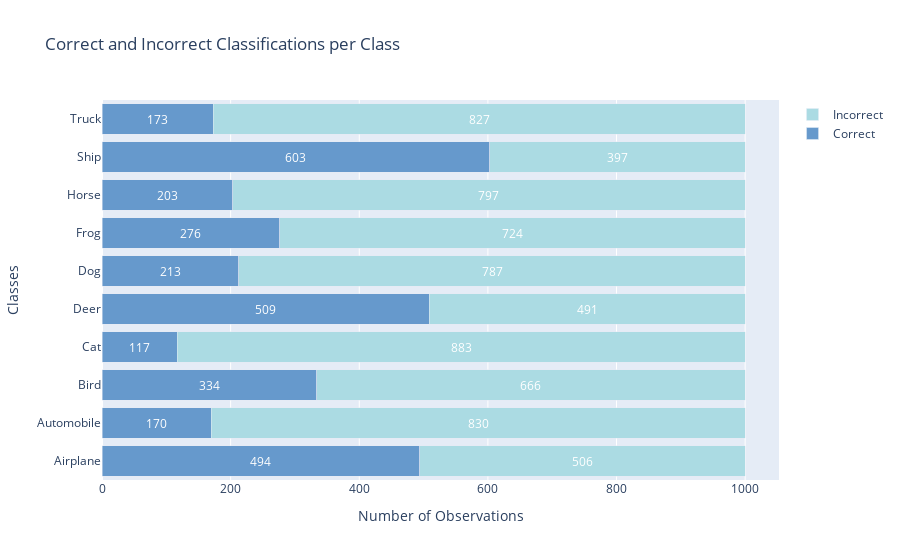

The notebook cell this image was saved under:
### Markdown cell above
<div style="border-left: 5px solid #5DADE2; padding: 15px; background-color: #EAF2F8; font-family: Arial, sans-serif;">
  <h3 style="color: #2C3E50; border-bottom: 2px solid #5DADE2; display: inline-block; padding-bottom: 10px;">KNN Model Performance on CIFAR-10:</h3>
  <ul style="list-style-type: none; padding-left: 0; color: #34495E;">
    <li style="margin-bottom: 10px;">• The model achieved a train accuracy of 1.0, indicating perfect performance on the training set.</li>
    <li style="margin-bottom: 10px;">• The test accuracy is 0.3331, suggesting that the model correctly classified approximately 33.31% of the test dataset.</li>
    <li style="margin-bottom: 10px;">• The precision of the model is 0.396811, reflecting the proportion of true positive predictions among all positive predictions.</li>
    <li style="margin-bottom: 10px;">• The recall of the model is 0.3331, indicating the proportion of actual positives that were correctly identified.</li>
    <li style="margin-bottom: 10px;">• The F1 Score, a balance between precision and recall, stands at 0.322418.</li>
    <li style="margin-bottom: 10px;">• The model was particularly effective in classifying 'Ships' and 'Airplanes', but struggled with 'Cats' and 'Trucks'.</li>
    <li style="margin-bottom: 10px;">• The execution time for the model was 24 seconds, reflecting the efficiency of the KNN algorithm in processing the dataset.</li>
  </ul>
</div>

### Code cell
from sklearn.metrics import confusion_matrix
import numpy as np
import plotly.graph_objects as go

# Make predictions using the best KNN model obtained from RandomizedSearchCV
y_pred_knn = best_knn_random.predict(x_test_sub)

# Compute the confusion matrix
conf_matrix = confusion_matrix(y_test_sub, y_pred_knn)

# Calculate correct and incorrect classifications for each class
correct = np.diag(conf_matrix)
incorrect = np.sum(conf_matrix, axis=1) - correct

# Define CIFAR-10 classes
classes = ["Airplane", "Automobile", "Bird", "Cat", "Deer", "Dog", "Frog", "Horse", "Ship", "Truck"]

# Define colors for the bars
light_blue = '#6699cc' 
dark_blue = '#abdbe3'

# Create a horizontal stacked bar chart using Plotly
fig = go.Figure(data=[
    go.Bar(name='Correct', y=classes, x=correct, marker_color=light_blue, orientation='h'),
    go.Bar(name='Incorrect', y=classes, x=incorrect, marker_color=dark_blue, orientation='h')
])

# Change the bar mode
fig.update_layout(barmode='stack', title='KNN Correct and Incorrect Classifications per Class',
                  yaxis_title='Classes', xaxis_title='Number of Observations')

# Add labels to the bars
for i in range(len(classes)):
    fig.add_annotation(x=correct[i]/2, y=classes[i],
                       text=str(correct[i]),
                       showarrow=False,
                       font=dict(color='white'))
    fig.add_annotation(x=correct[i] + incorrect[i]/2, y=classes[i],
                       text=str(incorrect[i]),
                       showarrow=False,
                       font=dict(color='white'))

# Show the figure
fig.show()

### Figure 1 — Plotly figure (JSON) as saved in the notebook; plotly's stock layout.template omitted (floating-point values rounded to 4 significant figures)
{"data": [{"marker": {"color": "#6699cc"}, "name": "Correct", "orientation": "h", "type": "bar", "x": [494, 170, 334, 117, 509, 213, 276, 203, 603, 173], "y": ["Airplane", "Automobile", "Bird", "Cat", "Deer", "Dog", "Frog", "Horse", "Ship", "Truck"]}, {"marker": {"color": "#abdbe3"}, "name": "Incorrect", "orientation": "h", "type": "bar", "x": [506, 830, 666, 883, 491, 787, 724, 797, 397, 827], "y": ["Airplane", "Automobile", "Bird", "Cat", "Deer", "Dog", "Frog", "Horse", "Ship", "Truck"]}], "layout": {"annotations": [{"font": {"color": "white"}, "showarrow": false, "text": "494", "x": 247, "y": "Airplane"}, {"font": {"color": "white"}, "showarrow": false, "text": "506", "x": 747, "y": "Airplane"}, {"font": {"color": "white"}, "showarrow": false, "text": "170", "x": 85, "y": "Automobile"}, {"font": {"color": "white"}, "showarrow": false, "text": "830", "x": 585, "y": "Automobile"}, {"font": {"color": "white"}, "showarrow": false, "text": "334", "x": 167, "y": "Bird"}, {"font": {"color": "white"}, "showarrow": false, "text": "666", "x": 667, "y": "Bird"}, {"font": {"color": "white"}, "showarrow": false, "text": "117", "x": 58.5, "y": "Cat"}, {"font": {"color": "white"}, "showarrow": false, "text": "883", "x": 558.5, "y": "Cat"}, {"font": {"color": "white"}, "showarrow": false, "text": "509", "x": 254.5, "y": "Deer"}, {"font": {"color": "white"}, "showarrow": false, "text": "491", "x": 754.5, "y": "Deer"}, {"font": {"color": "white"}, "showarrow": false, "text": "213", "x": 106.5, "y": "Dog"}, {"font": {"color": "white"}, "showarrow": false, "text": "787", "x": 606.5, "y": "Dog"}, {"font": {"color": "white"}, "showarrow": false, "text": "276", "x": 138, "y": "Frog"}, {"font": {"color": "white"}, "showarrow": false, "text": "724", "x": 638, "y": "Frog"}, {"font": {"color": "white"}, "showarrow": false, "text": "203", "x": 101.5, "y": "Horse"}, {"font": {"color": "white"}, "showarrow": false, "text": "797", "x": 601.5, "y": "Horse"}, {"font": {"color": "white"}, "showarrow": false, "text": "603", "x": 301.5, "y": "Ship"}, {"font": {"color": "white"}, "showarrow": false, "text": "397", "x": 801.5, "y": "Ship"}, {"font": {"color": "white"}, "showarrow": false, "text": "173", "x": 86.5, "y": "Truck"}, {"font": {"color": "white"}, "showarrow": false, "text": "827", "x": 586.5, "y": "Truck"}], "barmode": "stack", "title": {"text": "Correct and Incorrect Classifications per Class"}, "xaxis": {"title": {"text": "Number of Observations"}}, "yaxis": {"title": {"text": "Classes"}}}}
